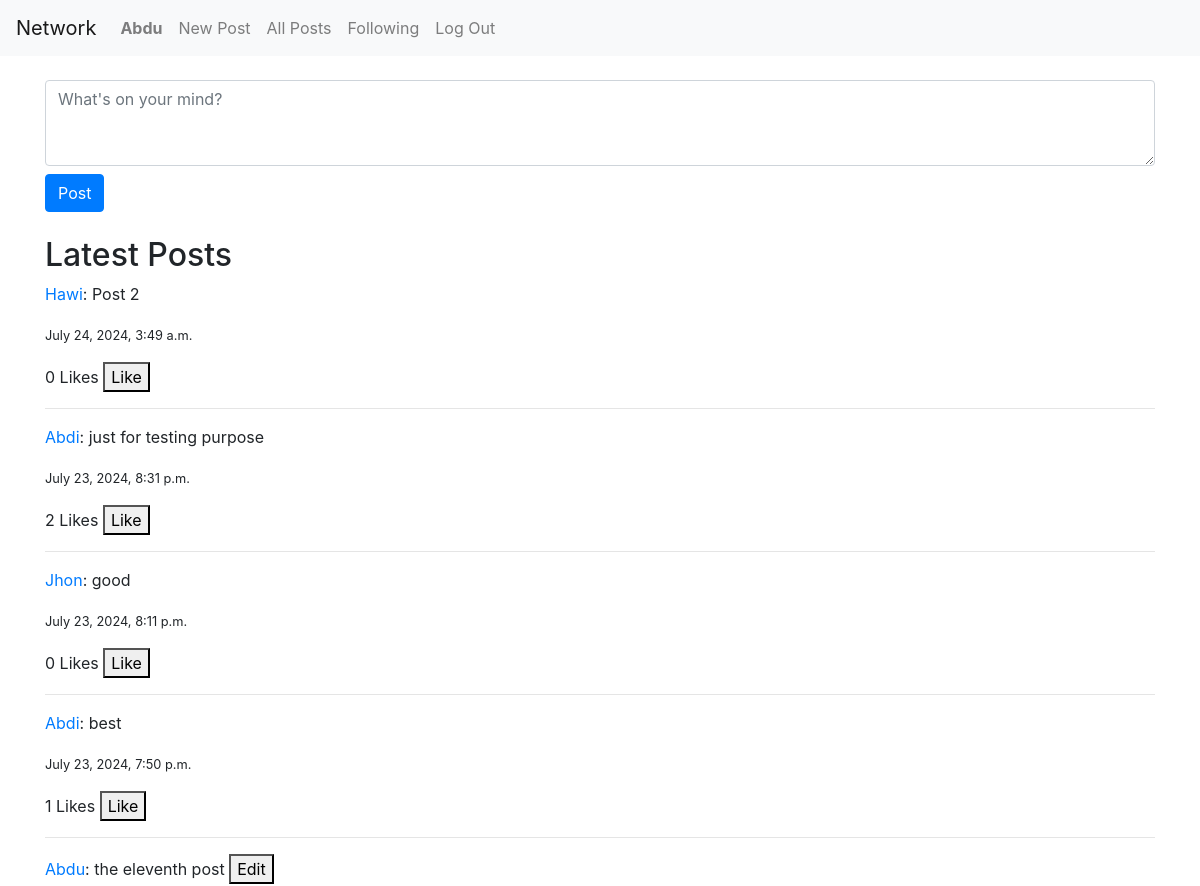
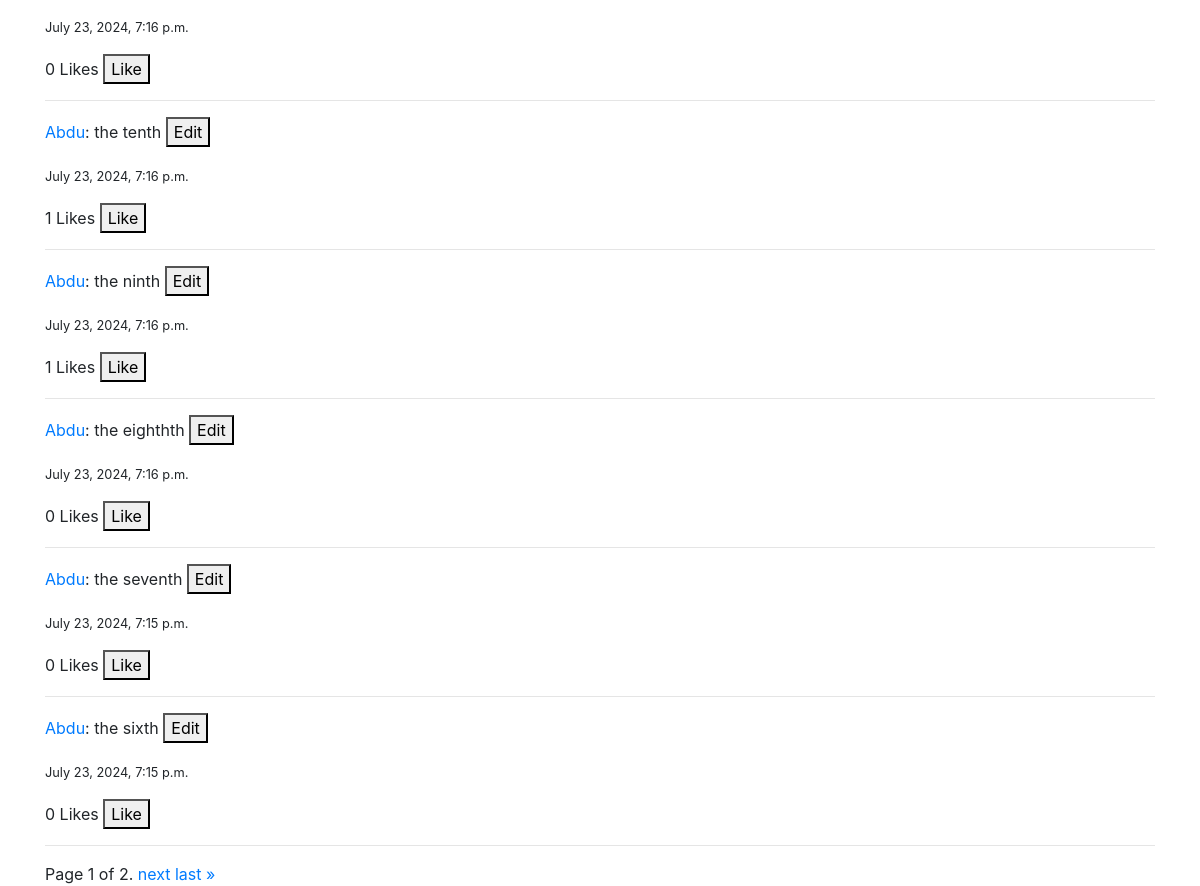
Screenshot of / (signed in) with the database file from the repository (2 pictures, top to bottom).
### network/models.py (models this page shows, shortened)
class User(AbstractUser):
    followers = models.ManyToManyField('self', symmetrical=False, related_name='following', blank=True)

class Post(models.Model):
    user = models.ForeignKey(User, on_delete=models.CASCADE, related_name="posts")
    content = models.TextField()
    timestamp = models.DateTimeField(auto_now_add=True)
    likes = models.ManyToManyField(User, related_name="liked_posts", blank=True)

### network/views.py (the view)
# urls.py: path("", views.index, name="index"),
@login_required
def index(request):
    posts = Post.objects.all().order_by("-timestamp")
    paginator = Paginator(posts, 10)
    page_number = request.GET.get('page')
    page_obj = paginator.get_page(page_number)
    return render(request, "network/index.html", {
        "page_obj": page_obj
    })

### network/templates/network/index.html (shortened to what this page needs)
{% extends "network/layout.html" %}
{% block body %}
{% if user.is_authenticated %}
    <form action="{% url 'new_post' %}" method="post">
        <textarea class="form-control" name="content" placeholder="What's on your mind?" rows="3"></textarea>
        <button type="submit" class="btn btn-primary mt-2">Post</button>
    </form>
{% endif %}
<h2 class="mt-4">Latest Posts</h2>
{% include "network/posts.html" with posts=page_obj %}
{% include "network/pagination_controls.html" %}
{% endblock %}

### network/templates/network/layout.html (shortened to what this page needs)
{% load static %}
<!DOCTYPE html>
<html lang="en">
<head>
    <link rel="stylesheet" href="https://stackpath.bootstrapcdn.com/bootstrap/4.4.1/css/bootstrap.min.css">
    <link href="{% static 'network/styles.css' %}" rel="stylesheet">
</head>
<body>
    <nav class="navbar navbar-expand-lg navbar-light bg-light">
        <a class="navbar-brand" href="{% url 'index' %}">Network</a>
        <div>
            <ul class="navbar-nav mr-auto">
                {% if user.is_authenticated %}
                    <li class="nav-item">
                        <a class="nav-link" href="{% url 'profile' user.id %}"><strong>{{ user.username }}</strong></a>
                    </li>
                {% endif %}
                <li class="nav-item">
                    <a class="nav-link" href="{% url 'index' %}">New Post</a>
                </li>
                <li class="nav-item">
                    <a class="nav-link" href="{% url 'all_posts' %}">All Posts</a>
                </li>
                {% if user.is_authenticated %}
                    <li class="nav-item">
                        <a class="nav-link" href="{% url 'following' %}">Following</a>
                    </li>
                    <li class="nav-item">
                        <a class="nav-link" href="{% url 'logout' %}">Log Out</a>
                    </li>
                {% endif %}
            </ul>
        </div>
    </nav>
    <div class="container mt-4">
        {% block body %}
        {% endblock %}
    </div>
</body>
</html>

### network/templates/network/posts.html
{% for post in posts %}
<div class="post" id="post-{{ post.id }}">
    <p>
        <a href="{% url 'profile' post.user.id %}">{{ post.user.username }}</a>:
        <span class="post-content">{{ post.content }}</span>
        {% if user == post.user %}
            <button class="edit-button" data-post-id="{{ post.id }}">Edit</button>
        {% endif %}
    </p>
    <p><small>{{ post.timestamp }}</small></p>
    <p>
        <span id="likes-count-{{ post.id }}">{{ post.likes.count }}</span> Likes
        {% if user.is_authenticated %}
            <button class="like-button" data-post-id="{{ post.id }}">
                {% if user in post.likes.all %}
                    Unlike
                {% else %}
                    Like
                {% endif %}
            </button>
        {% endif %}
    </p>
    <hr>
</div>
{% endfor %}

### rows the page displays
User: username "Abdu"
Post: user.username "Hawi", content "Post 2", timestamp "July 24, 2024, 3:49 a.m.", likes.count "0", shows "Like"
Post: user.username "Abdi", content "just for testing purpose", timestamp "July 23, 2024, 8:31 p.m.", likes.count "2", shows "Like"
Post: user.username "Jhon", content "good", timestamp "July 23, 2024, 8:11 p.m.", likes.count "0", shows "Like"
Post: user.username "Abdi", content "best", timestamp "July 23, 2024, 7:50 p.m.", likes.count "1", shows "Like"
Post: user.username "Abdu", content "the eleventh post", timestamp "July 23, 2024, 7:16 p.m.", likes.count "0", shows "Like"
Post: user.username "Abdu", content "the tenth", timestamp "July 23, 2024, 7:16 p.m.", likes.count "1", shows "Like"
Post: user.username "Abdu", content "the ninth", timestamp "July 23, 2024, 7:16 p.m.", likes.count "1", shows "Like"
Post: user.username "Abdu", content "the eighthth", timestamp "July 23, 2024, 7:16 p.m.", likes.count "0", shows "Like"
Post: user.username "Abdu", content "the seventh", timestamp "July 23, 2024, 7:15 p.m.", likes.count "0", shows "Like"
Post: user.username "Abdu", content "the sixth", timestamp "July 23, 2024, 7:15 p.m.", likes.count "0", shows "Like"

### other values shown
{{ page_obj.number }} "1"
{{ page_obj.paginator.num_pages }} "2"
